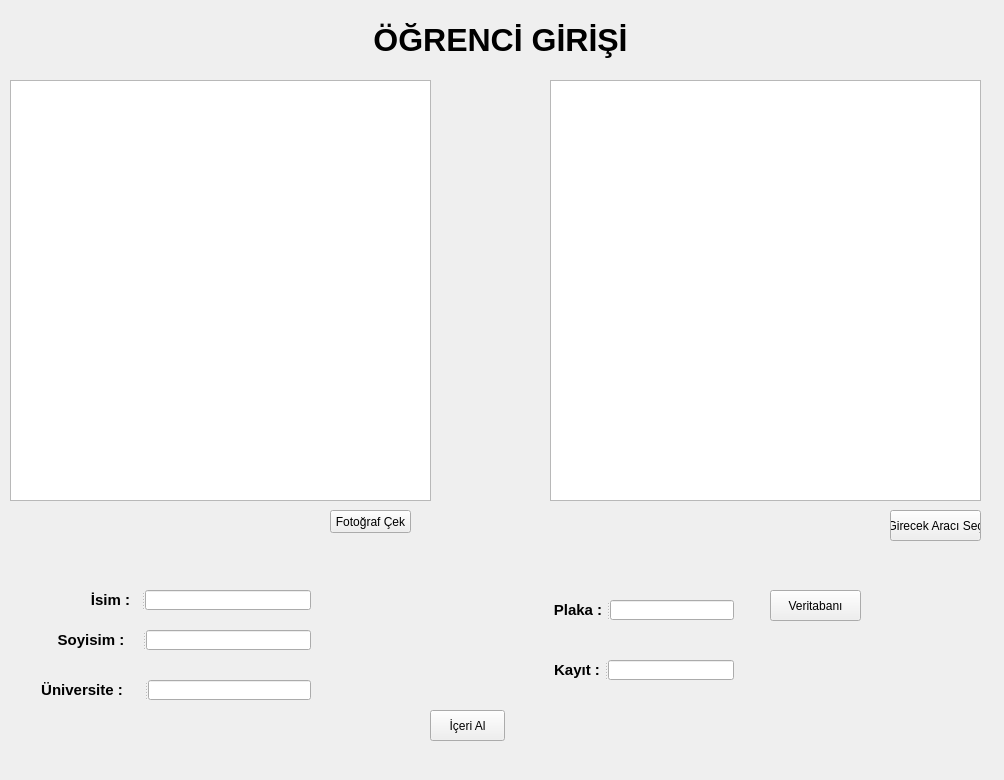
<?xml version="1.0" encoding="UTF-8"?>
<ui version="4.0">
 <class>Form</class>
 <widget class="QWidget" name="Form">
  <property name="geometry">
   <rect>
    <x>0</x>
    <y>0</y>
    <width>1004</width>
    <height>780</height>
   </rect>
  </property>
  <property name="windowTitle">
   <string>Form</string>
  </property>
  <widget class="QLabel" name="label">
   <property name="geometry">
    <rect>
     <x>-10</x>
     <y>-10</y>
     <width>1051</width>
     <height>851</height>
    </rect>
   </property>
   <property name="text">
    <string/>
   </property>
   <property name="pixmap">
    <pixmap>Adsız.png</pixmap>
   </property>
   <property name="scaledContents">
    <bool>true</bool>
   </property>
  </widget>
  <widget class="QGraphicsView" name="goruntu">
   <property name="geometry">
    <rect>
     <x>10</x>
     <y>80</y>
     <width>421</width>
     <height>421</height>
    </rect>
   </property>
  </widget>
  <widget class="QPushButton" name="fotografcek">
   <property name="geometry">
    <rect>
     <x>330</x>
     <y>510</y>
     <width>81</width>
     <height>23</height>
    </rect>
   </property>
   <property name="text">
    <string>Fotoğraf Çek</string>
   </property>
  </widget>
  <widget class="QSplitter" name="splitter_3">
   <property name="geometry">
    <rect>
     <x>80</x>
     <y>590</y>
     <width>231</width>
     <height>20</height>
    </rect>
   </property>
   <property name="orientation">
    <enum>Qt::Horizontal</enum>
   </property>
   <widget class="QLabel" name="label_4">
    <property name="text">
     <string>&lt;html&gt;&lt;head/&gt;&lt;body&gt;&lt;p align=&quot;center&quot;&gt;&lt;span style=&quot; font-size:11pt; font-weight:600;&quot;&gt;İsim :&lt;/span&gt;&lt;/p&gt;&lt;/body&gt;&lt;/html&gt;</string>
    </property>
   </widget>
   <widget class="QLineEdit" name="isim"/>
  </widget>
  <widget class="QSplitter" name="splitter_4">
   <property name="geometry">
    <rect>
     <x>40</x>
     <y>630</y>
     <width>271</width>
     <height>20</height>
    </rect>
   </property>
   <property name="orientation">
    <enum>Qt::Horizontal</enum>
   </property>
   <widget class="QLabel" name="label_5">
    <property name="text">
     <string>&lt;html&gt;&lt;head/&gt;&lt;body&gt;&lt;p align=&quot;center&quot;&gt;&lt;span style=&quot; font-size:11pt; font-weight:600;&quot;&gt;Soyisim :&lt;/span&gt;&lt;/p&gt;&lt;/body&gt;&lt;/html&gt;</string>
    </property>
   </widget>
   <widget class="QLineEdit" name="soyisim"/>
  </widget>
  <widget class="QPushButton" name="aracsec">
   <property name="geometry">
    <rect>
     <x>890</x>
     <y>510</y>
     <width>91</width>
     <height>31</height>
    </rect>
   </property>
   <property name="text">
    <string>Girecek Aracı Seç</string>
   </property>
  </widget>
  <widget class="QGraphicsView" name="aracgoruntu">
   <property name="geometry">
    <rect>
     <x>550</x>
     <y>80</y>
     <width>431</width>
     <height>421</height>
    </rect>
   </property>
  </widget>
  <widget class="QSplitter" name="splitter">
   <property name="geometry">
    <rect>
     <x>550</x>
     <y>600</y>
     <width>184</width>
     <height>20</height>
    </rect>
   </property>
   <property name="orientation">
    <enum>Qt::Horizontal</enum>
   </property>
   <widget class="QLabel" name="label_2">
    <property name="text">
     <string>&lt;html&gt;&lt;head/&gt;&lt;body&gt;&lt;p align=&quot;center&quot;&gt;&lt;span style=&quot; font-size:11pt; font-weight:600;&quot;&gt;Plaka :&lt;/span&gt;&lt;/p&gt;&lt;/body&gt;&lt;/html&gt;</string>
    </property>
   </widget>
   <widget class="QLineEdit" name="plaka"/>
  </widget>
  <widget class="QPushButton" name="veritabani">
   <property name="geometry">
    <rect>
     <x>770</x>
     <y>590</y>
     <width>91</width>
     <height>31</height>
    </rect>
   </property>
   <property name="text">
    <string>Veritabanı</string>
   </property>
  </widget>
  <widget class="QSplitter" name="splitter_2">
   <property name="geometry">
    <rect>
     <x>550</x>
     <y>660</y>
     <width>184</width>
     <height>20</height>
    </rect>
   </property>
   <property name="orientation">
    <enum>Qt::Horizontal</enum>
   </property>
   <widget class="QLabel" name="label_3">
    <property name="text">
     <string>&lt;html&gt;&lt;head/&gt;&lt;body&gt;&lt;p align=&quot;center&quot;&gt;&lt;span style=&quot; font-size:11pt; font-weight:600;&quot;&gt;Kayıt :&lt;/span&gt;&lt;/p&gt;&lt;/body&gt;&lt;/html&gt;</string>
    </property>
   </widget>
   <widget class="QLineEdit" name="kayit"/>
  </widget>
  <widget class="QSplitter" name="splitter_5">
   <property name="geometry">
    <rect>
     <x>20</x>
     <y>680</y>
     <width>291</width>
     <height>20</height>
    </rect>
   </property>
   <property name="orientation">
    <enum>Qt::Horizontal</enum>
   </property>
   <widget class="QLabel" name="label_6">
    <property name="text">
     <string>&lt;html&gt;&lt;head/&gt;&lt;body&gt;&lt;p align=&quot;center&quot;&gt;&lt;span style=&quot; font-size:11pt; font-weight:600;&quot;&gt;Üniversite :&lt;/span&gt;&lt;/p&gt;&lt;/body&gt;&lt;/html&gt;</string>
    </property>
   </widget>
   <widget class="QLineEdit" name="universite"/>
  </widget>
  <widget class="QPushButton" name="icerial">
   <property name="geometry">
    <rect>
     <x>430</x>
     <y>710</y>
     <width>75</width>
     <height>31</height>
    </rect>
   </property>
   <property name="text">
    <string>İçeri Al</string>
   </property>
  </widget>
  <widget class="QLabel" name="label_7">
   <property name="geometry">
    <rect>
     <x>340</x>
     <y>20</y>
     <width>321</width>
     <height>41</height>
    </rect>
   </property>
   <property name="text">
    <string>&lt;html&gt;&lt;head/&gt;&lt;body&gt;&lt;p align=&quot;center&quot;&gt;&lt;span style=&quot; font-size:24pt; font-weight:600;&quot;&gt;ÖĞRENCİ GİRİŞİ&lt;/span&gt;&lt;/p&gt;&lt;/body&gt;&lt;/html&gt;</string>
   </property>
  </widget>
 </widget>
 <resources/>
 <connections/>
</ui>
